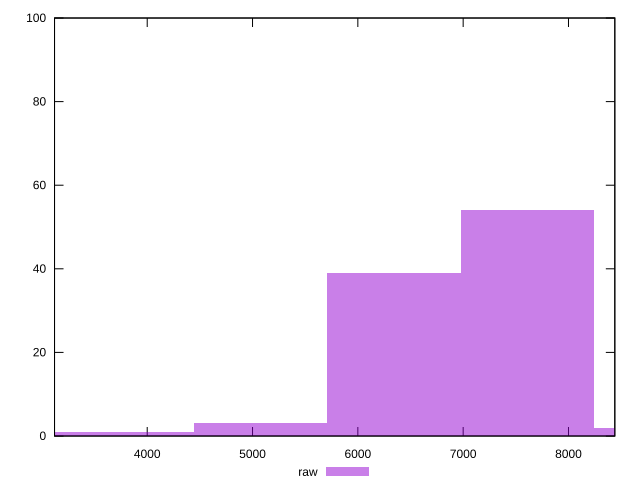

Write gnuplot code to recreate this figure.
reset

$raw <<EOF
7611.506032766679 54
2537.168677588893 1
6342.921693972232 39
3805.7530163833394 1
8880.090371561126 2
5074.337355177786 3
EOF

set key outside below
set boxwidth 1268.5843387944465
set xrange [3120:8440]
set yrange [0:100]
set trange [0:100]
set style fill transparent solid 0.5 noborder
set terminal svg size 640, 490 enhanced background rgb 'white'
set output "reprap/unused-javascript/samples/pages+cached+noexternal+nomedia+nocss/raw/histogram.svg"

plot $raw title "raw" with boxes

reset
